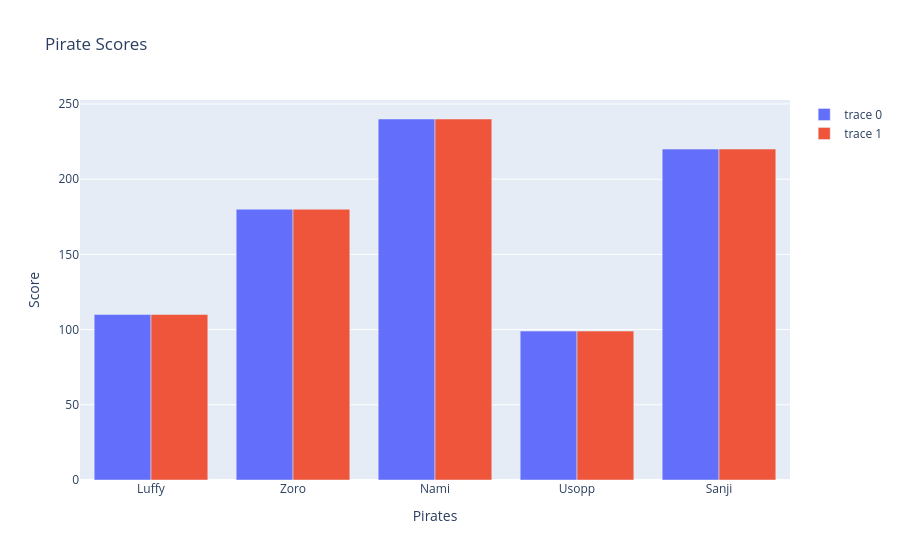

Source (notebook cell):
### Code cell
graph.add_trace(go.Bar(x=x1, y=y1))
graph.update_layout(
    title="Pirate Scores",
    xaxis_title="Pirates",
    yaxis_title="Score")
graph.show()

### Figure 1 — Plotly figure (JSON) as saved in the notebook; plotly's stock layout.template omitted (floating-point values rounded to 4 significant figures)
{"data": [{"type": "bar", "x": ["Luffy", "Zoro", "Nami", "Usopp", "Sanji"], "y": [110, 180, 240, 99, 220]}, {"type": "bar", "x": ["Luffy", "Zoro", "Nami", "Usopp", "Sanji"], "y": [110, 180, 240, 99, 220]}], "layout": {"title": {"text": "Pirate Scores"}, "xaxis": {"title": {"text": "Pirates"}}, "yaxis": {"title": {"text": "Score"}}}}
